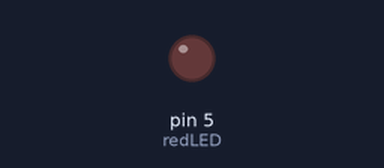
A sketch run on a simulated Arduino Uno, built with avr-gcc and run on an emulated ATmega328P. On the bench: output pins drawn as LEDs (lit = HIGH).

Above: at 0.1 s.
At 1.1 s:
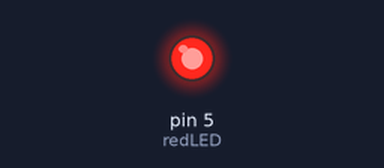
Timing chart, 0 to 2.6 s (numbered marks = the images above):
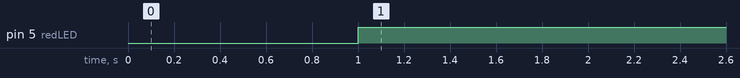

Measured:
- by itself, pin 5 (redLED): LOW → HIGH at 1.0 s

The sketch:

workingWithMillis.ino
```cpp
#define redLED 5  // Connect redLED to pin number 5
unsigned long LED_Previous = 0;
const unsigned long LED_event = 1000;// Time required for which state change will occur
unsigned long Current_Millis;
void setup()
{
  pinMode(redLED, OUTPUT); // Set redLED as OUTPUT
}

void loop()
{

  Current_Millis = millis();
  if(Current_Millis - LED_Previous >= LED_event)
  {
    LED_Previous = millis(); // Store current millis in LED_Previous
    digitalWrite(redLED, ~digitalRead(redLED)); // Toggle the state of the LED
  }

}
```
